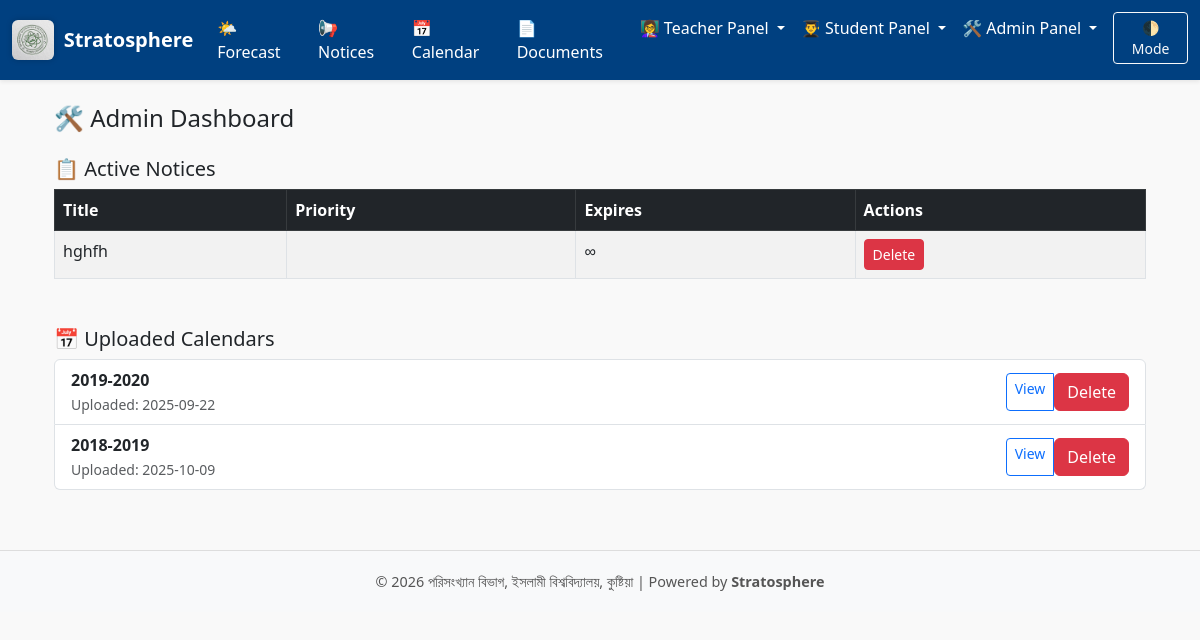
The app's page /admin/dashboard (signed in), older data.
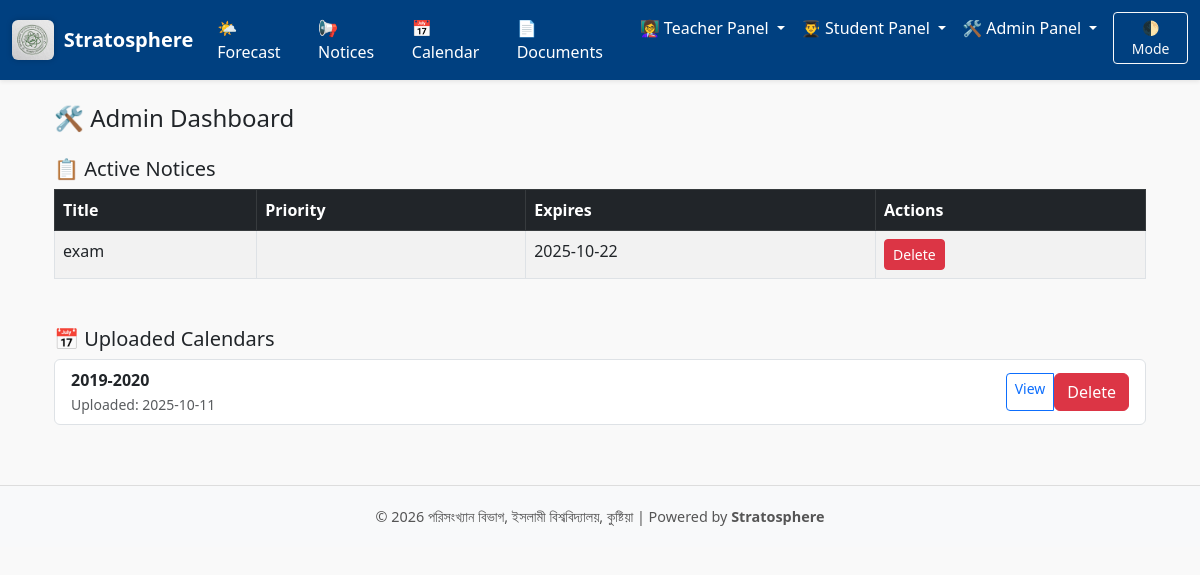
The same page, newer data.
### models.py (models this page shows, shortened)
class Notice(db.Model):
    id = db.Column(db.Integer, primary_key=True)
    title = db.Column(db.String(120), nullable=False)
    file_type = db.Column(db.String(20), nullable=True)
    file_name = db.Column(db.String(150), nullable=True)
    expires_at = db.Column(db.DateTime, nullable=True)
    created_at = db.Column(db.DateTime, default=datetime.utcnow)

class CalendarUpload(db.Model):
    __tablename__ = "calendar_upload"
    id = db.Column(db.Integer, primary_key=True)
    session = db.Column(db.String(20), unique=True, nullable=False)
    filename = db.Column(db.String(150), nullable=False)
    uploaded_at = db.Column(db.DateTime, default=datetime.utcnow)

### routes/admin_routes.py (the view)
@admin_routes.route("/dashboard", methods=["GET"], endpoint="admin_dashboard")
@admin_required
def admin_dashboard():
    notices = Notice.query.order_by(Notice.created_at.desc()).all()
    calendars = CalendarUpload.query.order_by(CalendarUpload.session.desc()).all()
    return render_template("admin/dashboard.html", notices=notices, calendars=calendars)

### app.py (called while the page is built)
@app.before_request
def log_request():
    print(f"🔍 {request.method} {request.path}")

### routes/auth_routes.py (called while the page is built)
def admin_required(f):
    @wraps(f)
    def decorated_function(*args, **kwargs):
        if session.get("role") != "admin":
            flash("❌ Admin access required.", "danger")
            return redirect(url_for("auth_routes.admin_login"))
        return f(*args, **kwargs)
    return decorated_function

### templates/admin/dashboard.html (shortened to what this page needs)
{% extends "base.html" %}
{% block content %}
<div class="container mt-4">
  <h4>🛠️ Admin Dashboard</h4>
  <h5 class="mt-4">📋 Active Notices</h5>
  {% if notices %}
    <table class="table table-bordered table-striped">
      <thead class="table-dark">
        <tr>
          <th>Title</th>
          <th>Priority</th>
          <th>Expires</th>
          <th>Actions</th>
        </tr>
      </thead>
      <tbody>
        {% for notice in notices %}
        <tr>
          <td>{{ notice.title }}</td>
          <td>{{ notice.priority }}</td>
          <td>{{ notice.expires_at.strftime('%Y-%m-%d') if notice.expires_at else '∞' }}</td>
          <td>
            <form method="POST" action="{{ url_for('admin_routes.delete_notice', notice_id=notice.id) }}" onsubmit="return confirm('Delete this notice?')">
              <button type="submit" class="btn btn-sm btn-danger">Delete</button>
            </form>
          </td>
        </tr>
        {% endfor %}
      </tbody>
    </table>
  {% else %}
    <div class="alert alert-info">No notices found.</div>
  {% endif %}
  <h5 class="mt-5">📅 Uploaded Calendars</h5>
  {% if calendars %}
    <ul class="list-group">
      {% for cal in calendars %}
  <li class="list-group-item d-flex justify-content-between align-items-center">
    <div>
      <strong>{{ cal.session }}</strong><br>
      <small class="text-muted">Uploaded: {{ cal.uploaded_at.strftime('%Y-%m-%d') }}</small>
    </div>
    <div class="btn-group btn-group-sm" role="group">
      <a href="{{ url_for('static', filename='uploads/calendars/' ~ cal.filename) }}" target="_blank" class="btn btn-outline-primary">View</a>
      <form method="POST" action="{{ url_for('admin_routes.delete_calendar', calendar_id=cal.id) }}" onsubmit="return confirm('Delete this calendar?')" style="display:inline;">
        <button type="submit" class="btn btn-danger">Delete</button>
      </form>
    </div>
  </li>
{% endfor %}
    </ul>
  {% else %}
    <div class="alert alert-info">No calendars uploaded yet.</div>
  {% endif %}
</div>
{% endblock %}

Row changes from the older to the newer data that the page shows:
removed Notice: title "hghfh", expires_at "∞"
removed CalendarUpload: session "2018-2019", uploaded_at "2025-10-09"
added Notice: title "exam", expires_at "2025-10-22"
changed CalendarUpload: uploaded_at "2025-09-22" → "2025-10-11"
